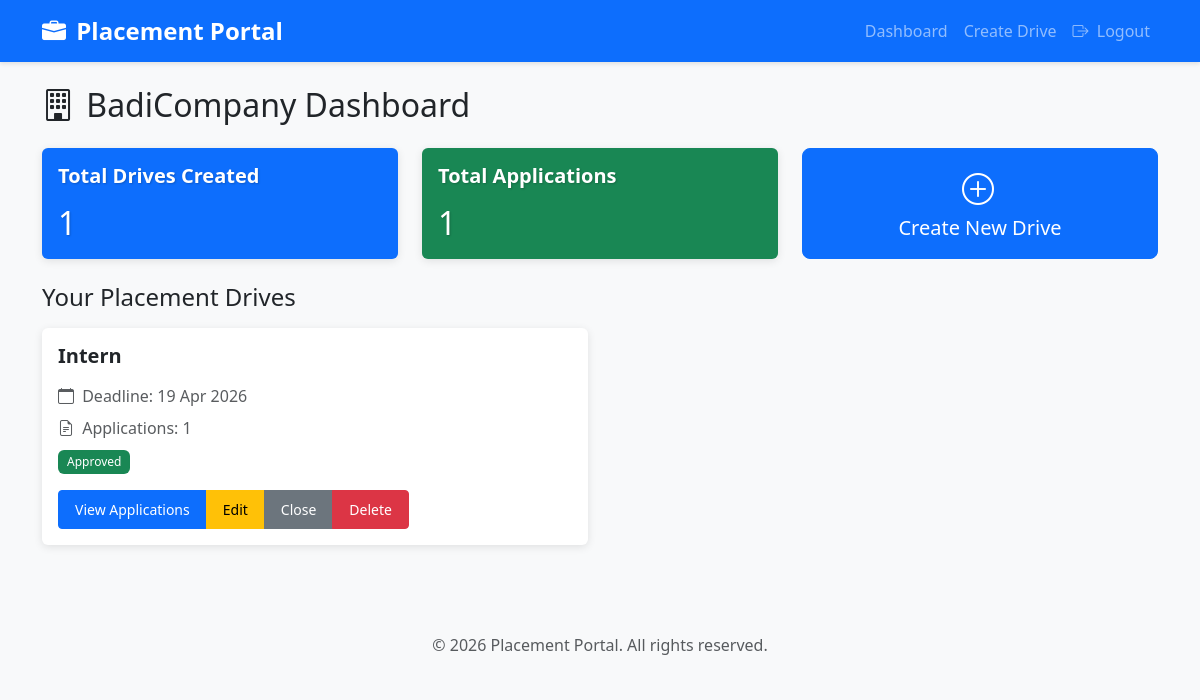
The page /company/dashboard (signed in) on the database its author committed.
### models.py (models this page shows, shortened)
class Company(UserMixin, db.Model):
    __tablename__ = 'company'
    id = db.Column(db.Integer, primary_key=True)
    company_name = db.Column(db.String(100), nullable=False)
    email = db.Column(db.String(120), unique=True, nullable=False)
    password_hash = db.Column(db.String(200), nullable=False)
    hr_name = db.Column(db.String(100), nullable=False)
    hr_contact = db.Column(db.String(15), nullable=False)
    website = db.Column(db.String(200))
    description = db.Column(db.Text)
    is_approved = db.Column(db.Boolean, default=False)  # Admin approval required
    is_blacklisted = db.Column(db.Boolean, default=False)
    created_at = db.Column(db.DateTime, default=datetime.utcnow)
    placement_drives = db.relationship('PlacementDrive', backref='company', lazy=True, cascade='all, delete-orphan')

class PlacementDrive(db.Model):
    __tablename__ = 'placement_drive'
    id = db.Column(db.Integer, primary_key=True)
    company_id = db.Column(db.Integer, db.ForeignKey('company.id'), nullable=False)
    job_title = db.Column(db.String(100), nullable=False)
    job_description = db.Column(db.Text, nullable=False)
    eligibility_criteria = db.Column(db.Text, nullable=False)  # e.g., "CGPA >= 7.0"
    min_cgpa = db.Column(db.Float, default=0.0)
    salary_package = db.Column(db.String(50))  # e.g., "10-12 LPA"
    job_location = db.Column(db.String(100))
    application_deadline = db.Column(db.DateTime, nullable=False)
    status = db.Column(db.String(20), default='Pending')  # Pending, Approved, Closed, Rejected
    created_at = db.Column(db.DateTime, default=datetime.utcnow)
    applications = db.relationship('Application', backref='placement_drive', lazy=True, cascade='all, delete-orphan')

### app.py (the view)
@app.route('/company/dashboard')
@login_required
def company_dashboard():
    if not isinstance(current_user, Company):
        flash('Unauthorized access!', 'danger')
        return redirect(url_for('index'))
    drives = PlacementDrive.query.filter_by(company_id=current_user.id).order_by(PlacementDrive.created_at.desc()).all()
    total_applications = sum([len(drive.applications) for drive in drives])
    return render_template('company/dashboard.html',
                         drives=drives,
                         total_applications=total_applications)

### app.py (called while the page is built)
@login_manager.user_loader
def load_user(user_id):
    if user_id.startswith('admin_'):
        return Admin.query.get(int(user_id.split('_')[1]))
    elif user_id.startswith('company_'):
        return Company.query.get(int(user_id.split('_')[1]))
    elif user_id.startswith('student_'):
        return Student.query.get(int(user_id.split('_')[1]))
    return None

### templates/company/dashboard.html (shortened to what this page needs)
{% extends "base.html" %}
{% block content %}
<h2 class="mb-4"><i class="bi bi-building"></i> {{ current_user.company_name }} Dashboard</h2>
<div class="row mb-4">
    <div class="col-md-4">
        <div class="card text-white bg-primary">
            <div class="card-body">
                <h5 class="card-title">Total Drives Created</h5>
                <h2 class="mb-0">{{ drives|length }}</h2>
            </div>
        </div>
    </div>
    <div class="col-md-4">
        <div class="card text-white bg-success">
            <div class="card-body">
                <h5 class="card-title">Total Applications</h5>
                <h2 class="mb-0">{{ total_applications }}</h2>
            </div>
        </div>
    </div>
    <div class="col-md-4">
        <a href="{{ url_for('company_create_drive') }}" class="btn btn-primary btn-lg h-100 w-100 d-flex align-items-center justify-content-center">
            <div>
                <i class="bi bi-plus-circle" style="font-size: 2rem;"></i>
                <div>Create New Drive</div>
            </div>
        </a>
    </div>
</div>
<h4 class="mb-3">Your Placement Drives</h4>
<div class="row">
    {% for drive in drives %}
    <div class="col-md-6 mb-4">
        <div class="card">
            <div class="card-body">
                <h5 class="card-title">{{ drive.job_title }}</h5>
                <p class="text-muted mb-2">
                    <i class="bi bi-calendar"></i> Deadline: {{ drive.application_deadline.strftime('%d %b %Y') }}
                </p>
                <p class="text-muted mb-2">
                    <i class="bi bi-file-earmark-text"></i> Applications: {{ drive.applications|length }}
                </p>
                <p class="mb-3">
                    {% if drive.status == 'Approved' %}
                        <span class="badge bg-success">{{ drive.status }}</span>
                    {% elif drive.status == 'Pending' %}
                        <span class="badge bg-warning">{{ drive.status }}</span>
                    {% elif drive.status == 'Closed' %}
                        <span class="badge bg-secondary">{{ drive.status }}</span>
                    {% else %}
                        <span class="badge bg-danger">{{ drive.status }}</span>
                    {% endif %}
                </p>
                <div class="btn-group" role="group">
                    <a href="{{ url_for('company_applications', drive_id=drive.id) }}" class="btn btn-sm btn-primary">View Applications</a>
                    <a href="{{ url_for('company_edit_drive', drive_id=drive.id) }}" class="btn btn-sm btn-warning">Edit</a>
                    {% if drive.status != 'Closed' %}
                        <a href="{{ url_for('company_close_drive', drive_id=drive.id) }}" class="btn btn-sm btn-secondary">Close</a>
                    {% endif %}
                    <a href="{{ url_for('company_delete_drive', drive_id=drive.id) }}" class="btn btn-sm btn-danger" onclick="return confirm('Are you sure?')">Delete</a>
                </div>
            </div>
        </div>
    </div>
    {% endfor %}
</div>
{% endblock %}

### static/css/style.css (style rules this page uses)
body { font-family: 'Segoe UI', Tahoma, Geneva, Verdana, sans-serif; background-color: #f8f9fa; }
.card { border: none; box-shadow: 0 2px 8px rgba(0,0,0,0.1); transition: transform 0.3s ease, box-shadow 0.3s ease; }
.badge { padding: 0.5em 0.75em; font-weight: 500; }
.btn { padding: 0.5rem 1rem; font-weight: 500; transition: all 0.3s ease; }
.card.text-white h2, .card.text-white h5 { text-shadow: 1px 1px 2px rgba(0,0,0,0.2); }
.bi { margin-right: 0.25rem; }
.card-title { font-weight: 600; margin-bottom: 1rem; }

### rows shown on the page
Company: company_name "BadiCompany"
PlacementDrive: job_title "Intern", application_deadline "19 Apr 2026", applications|length "1", status "Approved"

### other values the page prints
{{ drives|length }} "1"
{{ total_applications }} "1"
